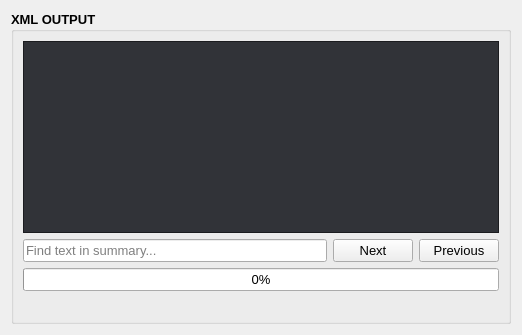
          <widget class="QWidget" name="layoutWidget">
           <layout class="QVBoxLayout" name="vert_layout_xml_output">
            <item>
             <widget class="QGroupBox" name="group_box_xml_output">
              <property name="sizePolicy">
               <sizepolicy hsizetype="Preferred" vsizetype="Expanding">
                <horstretch>0</horstretch>
                <verstretch>0</verstretch>
               </sizepolicy>
              </property>
              <property name="minimumSize">
               <size>
                <width>500</width>
                <height>0</height>
               </size>
              </property>
              <property name="font">
               <font>
                <family>Microsoft YaHei UI</family>
                <pointsize>10</pointsize>
                <italic>false</italic>
                <bold>true</bold>
                <underline>false</underline>
                <strikeout>false</strikeout>
               </font>
              </property>
              <property name="title">
               <string>XML OUTPUT</string>
              </property>
              <layout class="QVBoxLayout" name="verticalLayout_6">
               <item>
                <widget class="QTextEdit" name="text_edit_xml_output">
                 <property name="sizePolicy">
                  <sizepolicy hsizetype="Preferred" vsizetype="Expanding">
                   <horstretch>0</horstretch>
                   <verstretch>0</verstretch>
                  </sizepolicy>
                 </property>
                 <property name="minimumSize">
                  <size>
                   <width>0</width>
                   <height>0</height>
                  </size>
                 </property>
                 <property name="palette">
                  <palette>
                   <active>
                    <colorrole role="WindowText">
                     <brush brushstyle="SolidPattern">
                      <color alpha="255">
                       <red>255</red>
                       <green>255</green>
                       <blue>255</blue>
                      </color>
                     </brush>
                    </colorrole>
                    <colorrole role="Button">
                     <brush brushstyle="SolidPattern">
                      <color alpha="255">
                       <red>255</red>
                       <green>200</green>
                       <blue>87</blue>
                      </color>
                     </brush>
                    </colorrole>
                    <colorrole role="Dark">
                     <brush brushstyle="SolidPattern">
                      <color alpha="255">
                       <red>54</red>
                       <green>54</green>
                       <blue>54</blue>
                      </color>
                     </brush>
                    </colorrole>
                    <colorrole role="Text">
                     <brush brushstyle="SolidPattern">
                      <color alpha="255">
                       <red>255</red>
                       <green>255</green>
                       <blue>255</blue>
                      </color>
                     </brush>
                    </colorrole>
                    <colorrole role="BrightText">
                     <brush brushstyle="SolidPattern">
                      <color alpha="255">
                       <red>255</red>
                       <green>255</green>
                       <blue>127</blue>
                      </color>
                     </brush>
                    </colorrole>
                    <colorrole role="ButtonText">
                     <brush brushstyle="SolidPattern">
                      <color alpha="255">
                       <red>0</red>
                       <green>0</green>
                       <blue>0</blue>
                      </color>
                     </brush>
                    </colorrole>
                    <colorrole role="Base">
                     <brush brushstyle="SolidPattern">
                      <color alpha="255">
                       <red>49</red>
                       <green>51</green>
                       <blue>56</blue>
                      </color>
                     </brush>
                    </colorrole>
                    <colorrole role="Window">
                     <brush brushstyle="SolidPattern">
                      <color alpha="255">
                       <red>35</red>
                       <green>36</green>
                       <blue>40</blue>
                      </color>
                     </brush>
                    </colorrole>
                    <colorrole role="Highlight">
                     <brush brushstyle="SolidPattern">
                      <color alpha="255">
                       <red>211</red>
                       <green>162</green>
                       <blue>72</blue>
                      </color>
                     </brush>
                    </colorrole>
                    <colorrole role="HighlightedText">
                     <brush brushstyle="SolidPattern">
                      <color alpha="255">
                       <red>0</red>
                       <green>0</green>
                       <blue>0</blue>
                      </color>
                     </brush>
                    </colorrole>
                    <colorrole role="Accent">
                     <brush brushstyle="SolidPattern">
                      <color alpha="255">
                       <red>255</red>
                       <green>200</green>
                       <blue>87</blue>
                      </color>
                     </brush>
                    </colorrole>
                   </active>
                   <inactive>
                    <colorrole role="WindowText">
                     <brush brushstyle="SolidPattern">
                      <color alpha="255">
                       <red>255</red>
                       <green>255</green>
                       <blue>255</blue>
                      </color>
                     </brush>
                    </colorrole>
                    <colorrole role="Button">
                     <brush brushstyle="SolidPattern">
                      <color alpha="255">
                       <red>255</red>
                       <green>200</green>
                       <blue>87</blue>
                      </color>
                     </brush>
                    </colorrole>
                    <colorrole role="Dark">
                     <brush brushstyle="SolidPattern">
                      <color alpha="255">
                       <red>54</red>
                       <green>54</green>
                       <blue>54</blue>
                      </color>
                     </brush>
                    </colorrole>
                    <colorrole role="Text">
                     <brush brushstyle="SolidPattern">
                      <color alpha="255">
                       <red>255</red>
                       <green>255</green>
                       <blue>255</blue>
                      </color>
                     </brush>
                    </colorrole>
                    <colorrole role="BrightText">
                     <brush brushstyle="SolidPattern">
                      <color alpha="255">
                       <red>255</red>
                       <green>255</green>
                       <blue>127</blue>
                      </color>
                     </brush>
                    </colorrole>
                    <colorrole role="ButtonText">
                     <brush brushstyle="SolidPattern">
                      <color alpha="255">
                       <red>0</red>
                       <green>0</green>
                       <blue>0</blue>
                      </color>
                     </brush>
                    </colorrole>
                    <colorrole role="Base">
                     <brush brushstyle="SolidPattern">
                      <color alpha="255">
                       <red>49</red>
                       <green>51</green>
                       <blue>56</blue>
                      </color>
                     </brush>
                    </colorrole>
                    <colorrole role="Window">
                     <brush brushstyle="SolidPattern">
                      <color alpha="255">
                       <red>35</red>
                       <green>36</green>
                       <blue>40</blue>
                      </color>
                     </brush>
                    </colorrole>
                    <colorrole role="Highlight">
                     <brush brushstyle="SolidPattern">
                      <color alpha="255">
                       <red>211</red>
                       <green>162</green>
                       <blue>72</blue>
                      </color>
                     </brush>
                    </colorrole>
                    <colorrole role="HighlightedText">
                     <brush brushstyle="SolidPattern">
                      <color alpha="255">
                       <red>0</red>
                       <green>0</green>
                       <blue>0</blue>
                      </color>
                     </brush>
                    </colorrole>
                    <colorrole role="Accent">
                     <brush brushstyle="SolidPattern">
                      <color alpha="255">
                       <red>255</red>
                       <green>200</green>
                       <blue>87</blue>
                      </color>
                     </brush>
                    </colorrole>
                   </inactive>
                   <disabled>
                    <colorrole role="WindowText">
                     <brush brushstyle="SolidPattern">
                      <color alpha="255">
                       <red>54</red>
                       <green>54</green>
                       <blue>54</blue>
                      </color>
                     </brush>
                    </colorrole>
                    <colorrole role="Button">
                     <brush brushstyle="SolidPattern">
                      <color alpha="255">
                       <red>255</red>
                       <green>200</green>
                       <blue>87</blue>
                      </color>
                     </brush>
                    </colorrole>
                    <colorrole role="Dark">
                     <brush brushstyle="SolidPattern">
                      <color alpha="255">
                       <red>54</red>
                       <green>54</green>
                       <blue>54</blue>
                      </color>
                     </brush>
                    </colorrole>
                    <colorrole role="Text">
                     <brush brushstyle="SolidPattern">
                      <color alpha="255">
                       <red>54</red>
                       <green>54</green>
                       <blue>54</blue>
                      </color>
                     </brush>
                    </colorrole>
                    <colorrole role="BrightText">
                     <brush brushstyle="SolidPattern">
                      <color alpha="255">
                       <red>255</red>
                       <green>255</green>
                       <blue>127</blue>
                      </color>
                     </brush>
                    </colorrole>
                    <colorrole role="ButtonText">
                     <brush brushstyle="SolidPattern">
                      <color alpha="255">
                       <red>54</red>
                       <green>54</green>
                       <blue>54</blue>
                      </color>
                     </brush>
                    </colorrole>
                    <colorrole role="Base">
                     <brush brushstyle="SolidPattern">
                      <color alpha="255">
                       <red>35</red>
                       <green>36</green>
                       <blue>40</blue>
                      </color>
                     </brush>
                    </colorrole>
                    <colorrole role="Window">
                     <brush brushstyle="SolidPattern">
                      <color alpha="255">
                       <red>35</red>
                       <green>36</green>
                       <blue>40</blue>
                      </color>
                     </brush>
                    </colorrole>
                    <colorrole role="HighlightedText">
                     <brush brushstyle="SolidPattern">
                      <color alpha="255">
                       <red>0</red>
                       <green>0</green>
                       <blue>0</blue>
                      </color>
                     </brush>
                    </colorrole>
                    <colorrole role="Accent">
                     <brush brushstyle="SolidPattern">
                      <color alpha="255">
                       <red>255</red>
                       <green>200</green>
                       <blue>87</blue>
                      </color>
                     </brush>
                    </colorrole>
                   </disabled>
                  </palette>
                 </property>
                 <property name="font">
                  <font>
                   <family>Microsoft YaHei UI</family>
                   <pointsize>10</pointsize>
                   <italic>false</italic>
                   <bold>false</bold>
                   <underline>false</underline>
                   <strikeout>false</strikeout>
                  </font>
                 </property>
                 <property name="readOnly">
                  <bool>true</bool>
                 </property>
                </widget>
               </item>
               <item>
                <layout class="QHBoxLayout" name="hor_layout_find_functionality">
                 <item>
                  <widget class="QLineEdit" name="line_edit_xml_output_find_text">
                   <property name="font">
                    <font>
                     <family>Microsoft YaHei UI</family>
                     <pointsize>10</pointsize>
                     <italic>false</italic>
                     <bold>false</bold>
                     <underline>false</underline>
                     <strikeout>false</strikeout>
                    </font>
                   </property>
                   <property name="placeholderText">
                    <string>Find text in summary...</string>
                   </property>
                  </widget>
                 </item>
                 <item>
                  <widget class="QPushButton" name="button_find_next">
                   <property name="font">
                    <font>
                     <family>Microsoft YaHei UI</family>
                     <pointsize>10</pointsize>
                     <italic>false</italic>
                     <bold>false</bold>
                     <underline>false</underline>
                     <strikeout>false</strikeout>
                    </font>
                   </property>
                   <property name="text">
                    <string>Next</string>
                   </property>
                  </widget>
                 </item>
                 <item>
                  <widget class="QPushButton" name="button_find_previous">
                   <property name="font">
                    <font>
                     <family>Microsoft YaHei UI</family>
                     <pointsize>10</pointsize>
                     <italic>false</italic>
                     <bold>false</bold>
                     <underline>false</underline>
                     <strikeout>false</strikeout>
                    </font>
                   </property>
                   <property name="text">
                    <string>Previous</string>
                   </property>
                  </widget>
                 </item>
                </layout>
               </item>
               <item>
                <widget class="QProgressBar" name="progressbar_main">
                 <property name="font">
                  <font>
                   <family>Microsoft YaHei UI</family>
                   <pointsize>10</pointsize>
                   <italic>false</italic>
                   <bold>false</bold>
                   <underline>false</underline>
                   <strikeout>false</strikeout>
                  </font>
                 </property>
                 <property name="value">
                  <number>0</number>
                 </property>
                 <property name="format">
                  <string>%p%</string>
                 </property>
                </widget>
               </item>
               <item>
                <widget class="QLabel" name="label_file_processing">
                 <property name="sizePolicy">
                  <sizepolicy hsizetype="Minimum" vsizetype="Preferred">
                   <horstretch>0</horstretch>
                   <verstretch>0</verstretch>
                  </sizepolicy>
                 </property>
                 <property name="font">
                  <font>
                   <family>Microsoft YaHei UI</family>
                   <pointsize>10</pointsize>
                   <italic>false</italic>
                   <bold>true</bold>
                   <underline>false</underline>
                   <strikeout>false</strikeout>
                  </font>
                 </property>
                 <property name="styleSheet">
                  <string notr="true"/>
                 </property>
                 <property name="text">
                  <string/>
                 </property>
                </widget>
               </item>
              </layout>
             </widget>
            </item>
           </layout>
          </widget>
